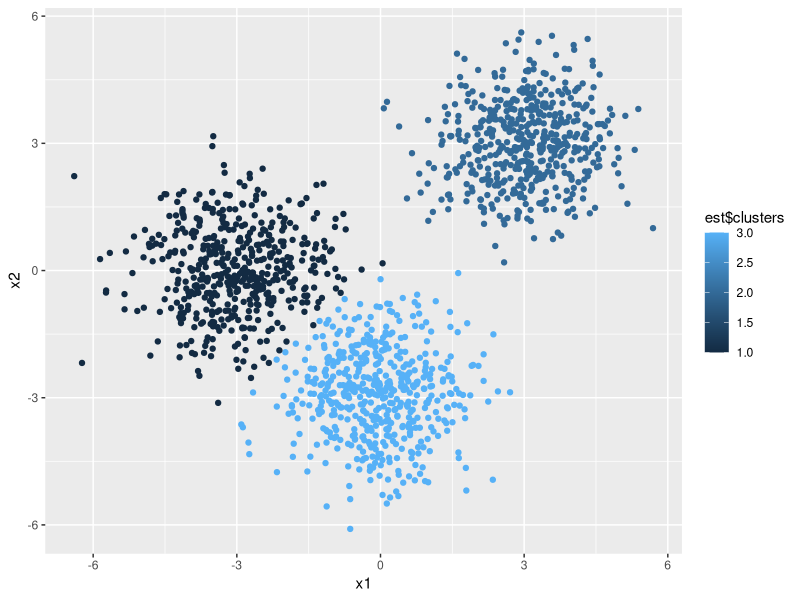

Write R code to recreate this figure.
## ---- chunk 1

kmeans <- function(X, K, tol=0.0001, maxit=1000) {
  
  # X dimensions
  N <- nrow(X)
  J <- ncol(X)
  
  # Distance to centroid function
  cdist <- function(x, c, k) {
    rowSums(t(t(x) - c[k,])^2)
  }
  
  # Vector of cluster memberships
  s <- numeric(N)
  
  # Distances to each centroid
  d <- matrix(0, nrow=N, ncol=K)
  
  # Kmeans++ initialisation
  C <- matrix(0, nrow=K, ncol=J) #centroids on rows, variables on columns
  C[1,] <- X[sample(1:N, 1),]
  for (k in 2:K) {
    d[,k-1] <- cdist(X, C, k-1) #compute distances to previously initialised centroid
    if (k == 2) w <- d[,1] / sum(d,1)
    if (k > 2) {
      w <- apply(d[,1:(k-1)], 1, min)
      w <- w/sum(w)
    }
    C[k,] <- X[sample(1:N, 1, prob=w),]
  }
  
  # Loop
  diff <- Inf
  it <- 0
  while (diff > tol & it < maxit) {
    
    # Membership step
    for (k in 1:K) {
      d[,k] <- cdist(X, C, k)
    }
    s <- apply(d, 1, which.min)
    
    # Centroid mean step
    old <- C
    for (k in 1:K) {
      C[k,] <- apply(X[s == k,], 2, mean)
    }
    
    # Checks
    it <- it + 1
    diff <- max(abs(C - old))
    
  }
  
  # Output
  return(list(iterations = it,
              centroids = C,
              clusters = s))
  
}



## ---- chunk 2

# Simulate draws from 3 distributions
set.seed(1234)
n <- 500
x1 <- c(rnorm(n, -3, 1), rnorm(n, 0, 1), rnorm(n, 3, 1))
x2 <- c(rnorm(n, 0, 1), rnorm(n, -3, 1), rnorm(n, 3, 1))

# Combine into matrix
m <- matrix(c(x1, x2), nrow=n*3, ncol=2)

# Estimate clusters
est <- kmeans(m, 3)

# Plot 
library(ggplot2)
ggplot(mapping=aes(x=x1, y=x2, color=est$clusters)) +
  geom_point()

